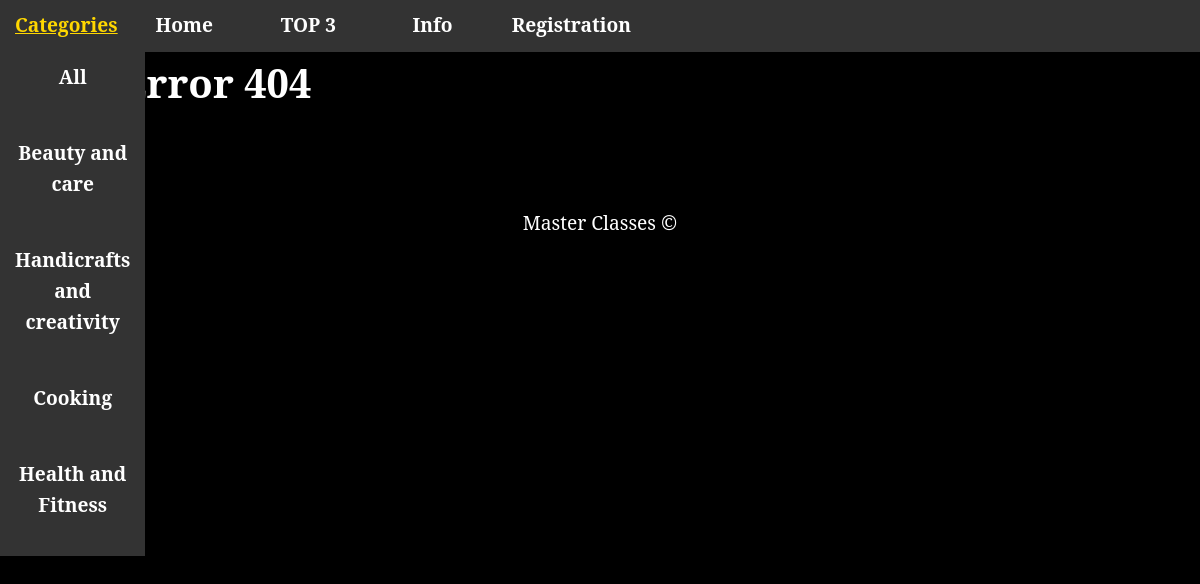
The page /route/routing.php on the database its author committed.
### tables this page shows
CREATE TABLE `categories` (
  `id` int(11) NOT NULL,
  `name` varchar(150) NOT NULL
);

### controller/Controller.php (called while the page is built, shortened)
<?php
class Controller {
    public static function AllCategory() {
        $arr = Category::getAllCategory();
        include_once 'view/category.php';
    }
    public static function error404() {
        include_once 'view/error404.php';
    }
}

### route/routing.php (called while the page is built)
<?php
$host = explode('?', $_SERVER['REQUEST_URI']) [0];
$num = substr_count($host, '/');
$path = explode('/', $host) [$num];
if($path == '' OR $path == 'index' OR $path == 'index.php') {
    $response = Controller::StartSite();
} elseif ($path == 'top3') {
    $response = Controller::Top();
} elseif ($path == 'all') {
    $response = Controller::AllMasterClasses();
} elseif ($path == 'category' and isset($_GET['id'])) {
    $response = Controller::MasterClassesByCatID($_GET['id']);
} elseif ($path == 'masterclass' and isset($_GET['id'])) {
    $response = Controller::MasterClassesByID($_GET['id']);
} elseif ($path == 'insertreview' and isset ($_GET['review'], $_GET['id'])) {
    $response = Controller::InsertReview($_GET['review'], $_GET['id']);
} elseif ($path == 'registerForm') {
    $response = Controller::registerForm();
} elseif ($path == 'registerAnswer') {
    $response = Controller::registerUser();
} else {
    $response = Controller::error404();
}
?>

### inc/Database.php (called while the page is built, shortened)
<?php
class Database {
    private $conn;
    private $host;
    private $user;
    private $password;
    private $baseName;
    function __construct() {
        $this->host = 'localhost';
        $this->user = 'root';
        $this->password = '';
        $this->baseName = 'masterclass';
    }
    function connect() {
        if (!$this->conn) {
            try {
                $this->conn = new PDO(
                    'mysql:host='.$this->host.';dbname='.$this->baseName.';charset=utf8',
                    $this->user,
                    $this->password,
                    [PDO::ATTR_ERRMODE => PDO::ERRMODE_EXCEPTION]
                );
            } catch (PDOException $e) {
                die('Connection failed: ' . $e->getMessage());
            }
        }
        return $this->conn;
    }
    function getAll($query, $params = []) {
        $stmt = $this->conn->prepare($query);
        $stmt->execute($params);
        return $stmt->fetchAll(PDO::FETCH_ASSOC);
    }
}

### model/Category.php (called while the page is built)
<?php
class Category {
    public static function getAllCategory() {
        $query = "SELECT * FROM categories";
        $db = new Database();
        $arr = $db->getAll($query);
        return $arr;
    }
}
?>

### view/category.php (the view)
<?php
    echo "<li class='submenuunit'><a href='all'>All</a></li><br>";
    foreach($arr as $value) {
        echo "<li class='submenuunit'>
                <a href='category?id=".$value['id']."'>".$value['name']."</a>
            </li>
            <br>";
    }
?>

### style.css (style rules this page uses)
body { background-color: #000; width: 100%; margin: 0; font-family: 'Noto Serif', serif; font-size: 16px; line-height: 1.6; }
a { display: block; padding: 10px 15px; text-decoration: none; outline: none; transition: .5s linear; }
.one ul a { color: white; font-weight: 600; font-size: 1.2em; }
.submenuunit { height: auto; width: 100%; }

### rows shown on the page
categories: name "Beauty and care"
categories: name "Handicrafts and creativity"
categories: name "Cooking"
categories: name "Health and Fitness"
